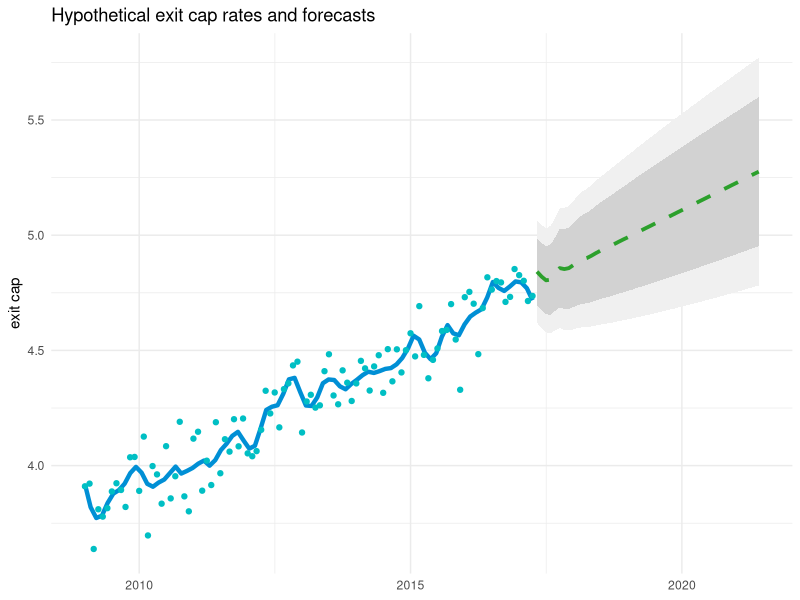
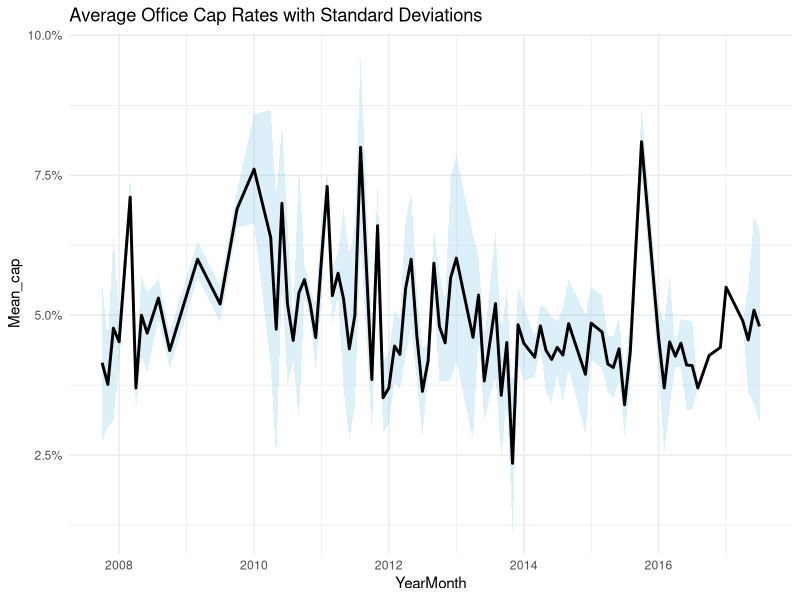
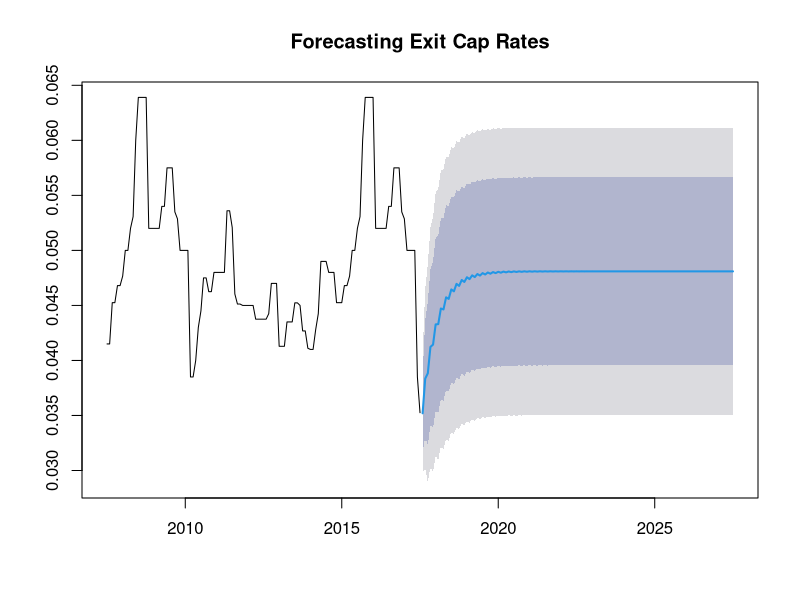
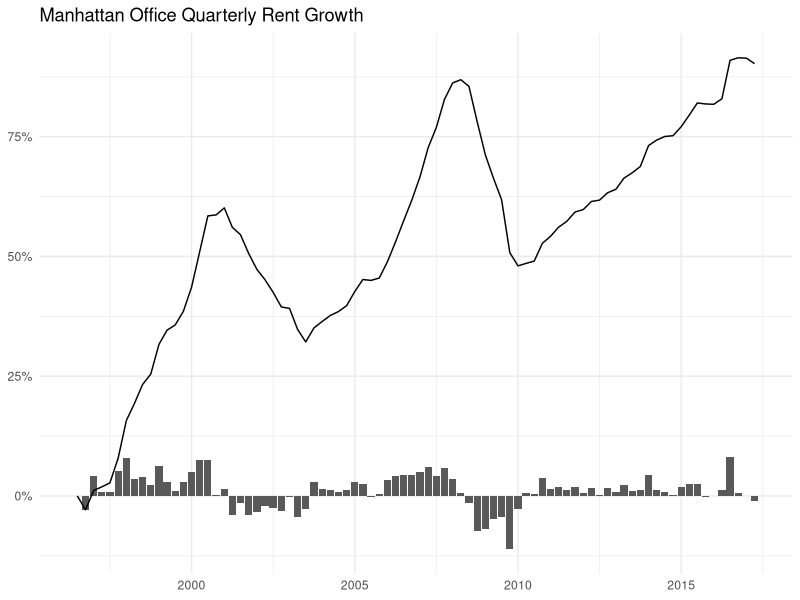
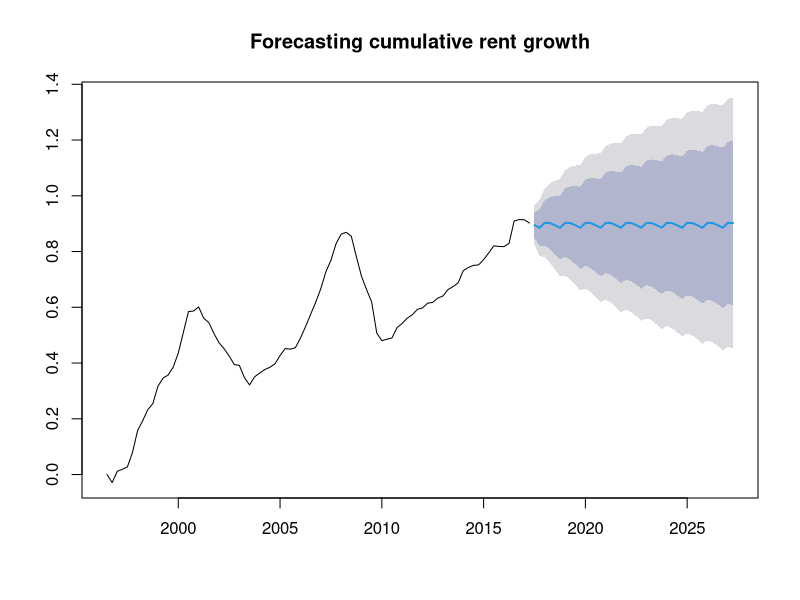
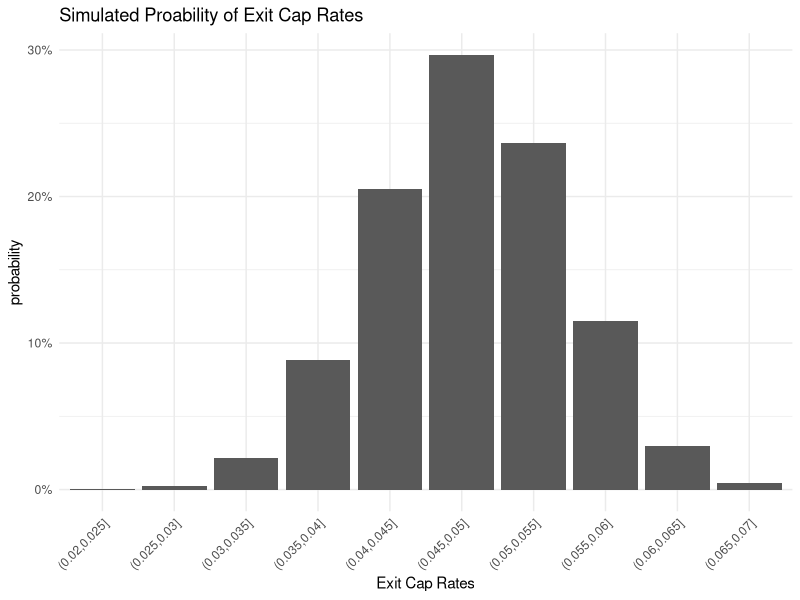
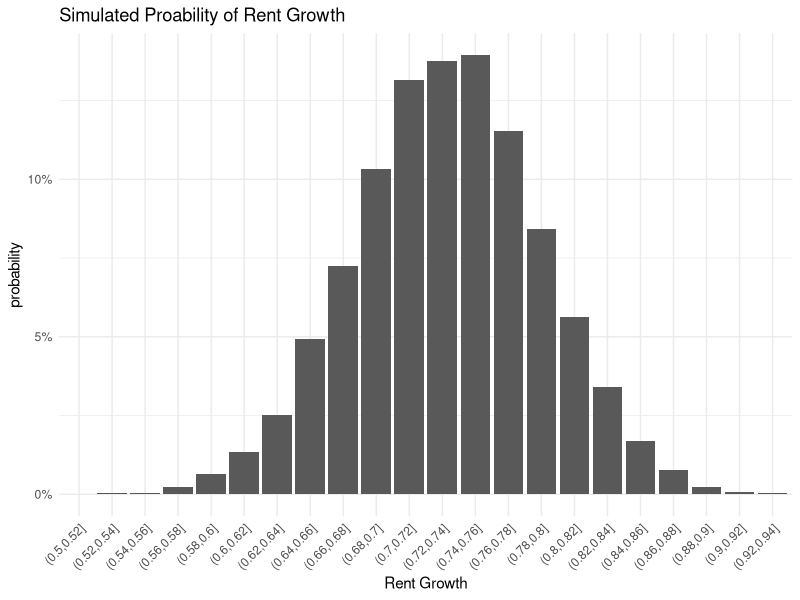
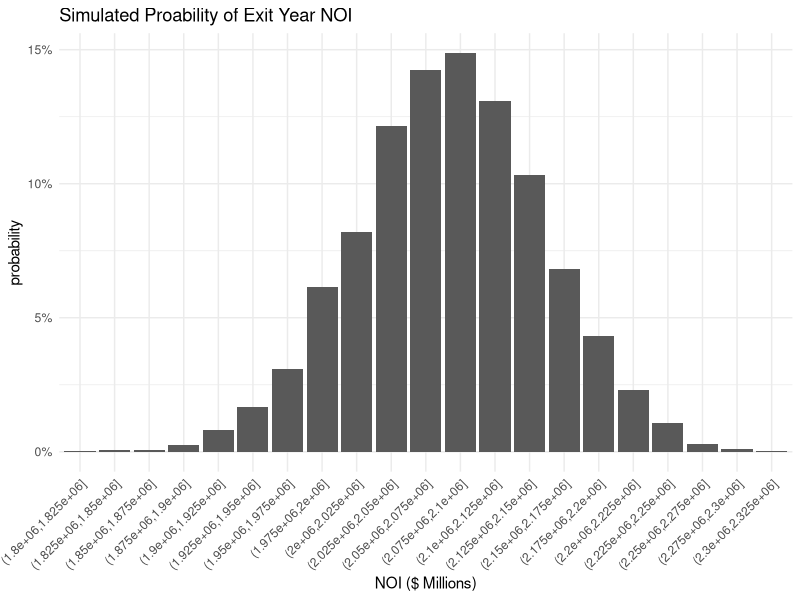

The R source for these figures, in order:
## ---- chunk 1
rm(list=ls())
knitr::opts_chunk$set(
	echo = TRUE,
	message = FALSE,
	warning = FALSE, 
	fig.width = 10,
	fig.height = 8
)

## ---- chunk 2
library(tidyverse)
library(forecast)
set.seed(1989)
cap_data <- data_frame("exit cap" = seq(0,0.99,by=0.01)+rnorm(100,3.8,0.1)
                       , "Date" = seq.Date(from=as.Date("2009-01-01"),as.Date("2017-04-01"),"month")
                       , "type" = "known"
                       )
forcast_cap_data <- 
  ts(cap_data$`exit cap`
     , start = c(2009,1)
     , end = c(2017,4)
     , frequency = 12) %>%
  auto.arima() %>% 
  forecast(h=50) %>%
  as.data.frame() %>% 
  mutate(type = "forecast"
         ,`forcasted exit cap` = `Point Forecast`
         , "Date" = seq.Date(from=as.Date("2017-05-01"),as.Date("2021-06-01"),"month")
  )

bind_rows(cap_data, forcast_cap_data) %>% 
  ggplot()+
  aes(x = Date, y = `exit cap`)+
  geom_ribbon(aes(ymin = `Lo 95`, ymax = `Hi 95`), alpha = 1, fill = "#F0F0F0")+
  geom_ribbon(aes(ymin = `Lo 80`, ymax = `Hi 80`), alpha = 1, fill = "#D2D2D2")+
  geom_smooth(span = 0.1, se = F, method = 'loess', formula = 'y ~ x', color = "#008FD5", size = 1.5)+
  geom_point(aes(color = type))+
  geom_line(aes(y = `forcasted exit cap`), color = "#2CA02C", size = 1.3, linetype = 2)+
  theme_minimal()+
  theme(legend.position = "none")+
  labs(title = "Hypothetical exit cap rates and forecasts"
       , x = NULL)

## ---- chunk 3

library(tidyverse)
library(stringr)
library(forecast)
library(zoo)


set.seed(608)
## ---- chunk 4
# a fictitious purchase price
purchase_price <- 31500000

# years to hold the property
year_hold <- 10

# current year NOI
current_NOI <- 1200000

# input the number simulations to run
n_sims <- 10000

## ---- chunk 5
# Exit Cap data from RCA
RCA_trxns <- read_csv("data/RCA_manhat_office_trxs.csv") %>% mutate(Date = as.Date(Date, format = "%m/%d/%y"))

manhat_office_caps <- 
  RCA_trxns %>% select(`Cap Rate`, Date) %>% filter(!is.na(`Cap Rate`)) %>% 
  mutate(Year = lubridate::year(Date)
         , Month = lubridate::month(Date)
         , YearMonth = as.Date(paste(Year,Month,"01",sep="-"), format = "%Y-%m-%d"))

head(manhat_office_caps)

## ---- chunk 6
# calculate the mean and standard deviation of cap rates:
cap_rate_means <- 
  manhat_office_caps %>% 
  group_by(YearMonth) %>% 
  summarise(Mean_cap = mean(`Cap Rate`, na.rm = T)
           , SD_cap = sd(`Cap Rate`, na.rm = T)
           , count = n()
           ) %>% 
  mutate(SD_cap = zoo::na.locf(SD_cap, na.rm = T))

# visualize exit cap rates and standard deviations over time (Office, Manhattan)
cap_rate_means %>% 
  mutate(upper_sd = Mean_cap+SD_cap, lower_sd = Mean_cap - SD_cap) %>% 
  ggplot()+
  aes(x = YearMonth, y = Mean_cap)+
  geom_ribbon(aes(ymin = lower_sd, ymax = upper_sd), alpha = 0.3, fill = "skyblue")+
  geom_line(size = 1, color = "black")+
  theme_minimal()+
  scale_y_continuous(labels = scales::percent)+
  labs(title = "Average Office Cap Rates with Standard Deviations")
## ---- chunk 7
# forecasting exit cap rates 10 years
ts(cap_rate_means$Mean_cap
     , start = c(2007,7)
     , end = c(2017,7)
     , frequency = 12) %>% 
  assign("cap_rate_means_ts",value = ., pos = 1) %>% 
  smooth() %>% 
  auto.arima() %>% 
  assign("mod",value = ., pos = 1) %>% 
  forecast(h = 12*year_hold) %>% 
  plot(main = "Forecasting Exit Cap Rates")

## ---- chunk 8
# extract the point forecasts into a dataframe
# 95% CI is 2 standard deviations, so, 95% CI/2  = one SD

cap_for <- forecast(cap_rate_means_ts, model = mod, h = 12*year_hold)

date_seq <- seq.Date(from = as.Date("08-2017-01", format = "%m-%Y-%d")
                     , to = as.Date("07-2027-01", format = "%m-%Y-%d")
                     , by= "month")

cap_forc_data <- 
  tibble("YearMonth" = date_seq
         , "Mean_cap" = as.numeric(cap_for$mean)
         , "SD_cap" = as.numeric(cap_for$upper[,2]-as.numeric(cap_for$mean))/2
         ) %>% 
  mutate("Lower_bound" = Mean_cap - SD_cap, "Upper_bound" = Mean_cap + SD_cap) 

head(cap_forc_data)

## ---- chunk 9
# Office rent data from CoStar
costar_manhat_office <- read_csv("data/Costar_office_manhat_stats.csv")

office_rents <- 
  costar_manhat_office %>% 
  filter(Quarter!="QTD") %>% 
  mutate(Year = str_replace(Quarter," Q[0-9]","")
         , Quart = str_extract(Quarter,"Q[0-9]")
         , YearQuarter = lubridate::yq(paste(Year,Quart))
         ) %>% 
  select(YearQuarter,`Office Gross Rent Overall`) %>% 
  arrange(YearQuarter) %>% 
  mutate(QoQ = (`Office Gross Rent Overall`-lag(`Office Gross Rent Overall`,1))/lag(`Office Gross Rent Overall`,1)) %>% 
  mutate(QoQ = if_else(is.na(QoQ),0,QoQ)) %>% 
  mutate(Cumlative_RG = cumsum(QoQ))

head(office_rents)

## ---- chunk 10
office_rents %>% 
  ggplot()+
  aes(x = YearQuarter, y = QoQ)+
  geom_col()+
  geom_line(aes(y = Cumlative_RG))+
  theme_minimal()+
  scale_y_continuous(labels = scales::percent)+
  labs(title = "Manhattan Office Quarterly Rent Growth"
       , y = NULL
       , x = NULL)
## ---- chunk 11

ts(office_rents$Cumlative_RG, start = c(1996,3), end = c(2017,2), frequency = 4) %>% 
  stl(s.window="periodic", t.window = 4, l.window = 10) %>% 
  forecast(method="naive", h = 4*year_hold) %>% 
  assign("fcast", value = ., pos = 1) %>% 
  plot(main = "Forecasting cumulative rent growth")
## ---- chunk 12
# extract the point forecasts into a datafram
# 95% CI is 2 standard deviations, so, 95% CI/2  = one SD
date_seq2 <- seq.Date(from = as.Date("07-2017-01", format = "%m-%Y-%d")
                      , to = as.Date("04-2027-01", format = "%m-%Y-%d")
                      , by= "quarter")
rent_forc_data <- 
  tibble("YearMonth" = date_seq2
         , "Mean_rent" = as.numeric(fcast$mean)
         , "SD_rent" = (fcast$upper[,2]-fcast$mean)/2
         ) %>% 
  mutate("Lower_bound" = Mean_rent - SD_rent, "Upper_bound" = Mean_rent + SD_rent) 


# adjust rent growth data so that it is growth relative to today
# we're also aritficially inflating the rent growth data, to make the example more interesting
set.seed(2017)
rent_forc_data <- 
  rent_forc_data %>% 
  mutate(rent_adj = rnorm(n = nrow(rent_forc_data), mean = 0.8, sd = 0.3)) %>% 
  mutate(Mean_rent = Mean_rent + rent_adj
         , SD_rent = SD_rent + rent_adj
         , Lower_bound = Lower_bound + rent_adj
         , Upper_bound = Upper_bound + rent_adj) %>% 
  mutate_at(vars(Mean_rent:Upper_bound), .funs = function(x) x - (office_rents$Cumlative_RG[which(office_rents$YearQuarter==max(office_rents$YearQuarter))])) 

## ---- chunk 13

# isolate the exit year:
exit_year_data_cap <- cap_forc_data %>% filter(row_number()==year_hold*12) #monthly
exit_year_data_rents <- rent_forc_data %>% filter(row_number()==year_hold*4) #quarterly

## ---- chunk 14

exit_caps_sim <- abs(rnorm(n = n_sims, mean = exit_year_data_cap$Mean_cap, sd = exit_year_data_cap$SD_cap))

exit_caps_sim %>% 
  as_data_frame() %>% 
  mutate(buckets = cut(value,breaks = seq(0,max(.),by=0.005))) %>% 
  group_by(buckets) %>% 
  summarise(count = n()) %>% 
  filter(!is.na(buckets)) %>% 
  mutate(probability = count/sum(count)) %>% 
  ggplot()+
  aes(x = buckets, y = probability)+
  geom_col()+
  theme_minimal()+
  theme(axis.text.x = element_text(angle = 45, hjust = 1))+
  scale_y_continuous(labels = scales::percent)+
  labs(title = "Simulated Proability of Exit Cap Rates"
       , x = "Exit Cap Rates")
## ---- chunk 15

exit_year_rents_sim <- rnorm(n = n_sims, mean = exit_year_data_rents$Mean_rent, sd = abs(exit_year_data_rents$SD_rent))

exit_year_rents_sim %>% 
  as_data_frame() %>% 
  filter(is.finite(value)) %>% 
  mutate(buckets = cut(value
                       ,breaks = seq(from = 0, to = range(exit_year_rents_sim)[2],by=0.02)
                       )
         ) %>% 
  group_by(buckets) %>% 
  summarise(count = n()) %>% 
  filter(!is.na(buckets)) %>% 
  mutate(probability = count/sum(count)) %>% 
  ggplot()+
  aes(x = buckets, y = probability)+
  geom_col()+
  theme_minimal()+
  theme(axis.text.x = element_text(angle = 45, hjust = 1))+
  scale_y_continuous(labels = scales::percent)+
  labs(title = "Simulated Proability of Rent Growth"
       , x = "Rent Growth")
  
  
## ---- chunk 16
exit_year_noi_sim <- (exit_year_rents_sim*current_NOI)+current_NOI

exit_year_noi_sim  %>% 
  as_data_frame() %>% 
  mutate(buckets = cut(value,breaks = seq(0,max(.),by=25000)
                       , dig.lab = 6)
         ) %>% 
    group_by(buckets) %>% 
    summarise(count = n()) %>% 
    filter(!is.na(buckets)) %>% 
    mutate(probability = count/sum(count)) %>% 
    ggplot()+
    aes(x = buckets, y = probability)+
    geom_col()+
    theme_minimal()+
    theme(axis.text.x = element_text(angle = 45, hjust = 1))+
    scale_y_continuous(labels = scales::percent)+
    labs(title = "Simulated Proability of Exit Year NOI"
         , x = "NOI ($ Millions)")
## ---- chunk 17
sale_price_sim <- exit_year_noi_sim/exit_caps_sim

sale_price_sim %>% 
 as_data_frame() %>% 
  mutate(buckets = cut(value, breaks = seq(0,max(.),by=5000000))) %>% 
    group_by(buckets) %>% 
    summarise(count = n()) %>% 
    filter(!is.na(buckets)) %>% 
    mutate(probability = count/sum(count)) %>% 
    ggplot()+
    aes(x = buckets, y = probability)+
    geom_col()+
    theme_minimal()+
    theme(axis.text.x = element_text(angle = 45, hjust = 1))+
    scale_y_continuous(labels = scales::percent)+
    labs(title = "Simulated Proability of Exit Year Sales Price"
         , x = "Exit Sale Price")

## ---- chunk 18

ROI <- round((sale_price_sim - purchase_price)/purchase_price,2)

ROI %>% 
  as_data_frame() %>% 
  mutate(buckets = round(value,1)) %>% 
  group_by(buckets) %>% 
  summarise(count = n()) %>% 
  filter(!is.na(buckets)) %>% 
  mutate(probability = count/sum(count)) %>% 
  ggplot()+
  aes(x = buckets, y = probability)+
  geom_col()+
  theme_minimal()+
  scale_x_continuous(breaks = seq(0,6,by=1), labels = scales::percent)+
  scale_y_continuous(labels = scales::percent)+
  labs(title = "Simulated Proability of Exit Year ROI"
       , x = "10 Year ROI")

## ---- chunk 19

# this function computes IRR

IRR <- function (cash_flow) {
  
  pv.simple <- function (r, n, fv) return((fv/(1 + r)^n) * (-1))
  
  pv.uneven <- function (r, cf) {
    n <- length(cf)
    sum <- 0
    for (i in 1:n) {
      sum <- sum + pv.simple(r, i, cf[i])
    }
    return(sum)
  }
  
  n <- length(cash_flow)
  subcf <- cash_flow[2:n]
  uniroot(function(r) -1 * pv.uneven(r, subcf) + cash_flow[1]
          , interval = c(1e-10, 1e+10)
          , extendInt = "yes")$root
}

## ---- chunk 20
# condense rent forecasts to yearly:
rent_forc_data_yearly <-
  rent_forc_data %>% 
  mutate(Year = lubridate::year(YearMonth)) %>% 
  group_by(Year) %>% 
  summarise(Mean_rent = mean(Mean_rent, na.rm = T)
            ,SD_rent = mean(SD_rent, na.rm = T)
            ,Lower_bound = mean(Lower_bound, na.rm = T)
            ,Upper_bound = mean(Upper_bound, na.rm = T)
            ) %>% 
  filter(Year!=2027)

# starting year 0 with the purchase price:
NOI_Mat <- data_frame("Year_0" = rep(-1*purchase_price, times = n_sims))

# for every year for forecasted rent growth, calculate a probable NOI:
for(year in 1:nrow(rent_forc_data_yearly)){
    year_t <- rent_forc_data %>% filter(row_number()==year)
    year_t_cgr <- rnorm(n = n_sims, mean = year_t$Mean_rent, sd = abs(year_t$SD_rent))
    year_t_NOI <- data_frame(current_NOI + (current_NOI * year_t_cgr))
    names(year_t_NOI) <- paste0("Year_",year)
    NOI_Mat <- bind_cols(NOI_Mat,year_t_NOI)
}

# we'll assume that in year 10, we collect NOI as well as sell the property:
sale_price_sim <- exit_year_noi_sim/exit_caps_sim
NOI_Mat$Year_10 <- NOI_Mat$Year_10+sale_price_sim

head(NOI_Mat)
## ---- chunk 21
IRR_byrow <- function(row) IRR(as.numeric(row))

NOI_Mat$IRR <- apply(NOI_Mat, 1, IRR_byrow)

head(NOI_Mat)

## ---- chunk 22
NOI_Mat$IRR %>% summary()

NOI_Mat %>% 
  mutate(bucket = round(IRR,2)) %>% 
  group_by(bucket) %>% 
  summarise(count = n()) %>% 
  mutate(Probability = count/sum(count)) %>% 
  ggplot()+
  aes(x = bucket, y = Probability)+
  geom_col(fill ="#FF2700")+
  scale_x_continuous(labels = scales::percent)+
  scale_y_continuous(labels = scales::percent)+
  theme_minimal()+
  labs(title = "Unlevered IRRs Distribution:"
       , x = "Unlevered IRR")

